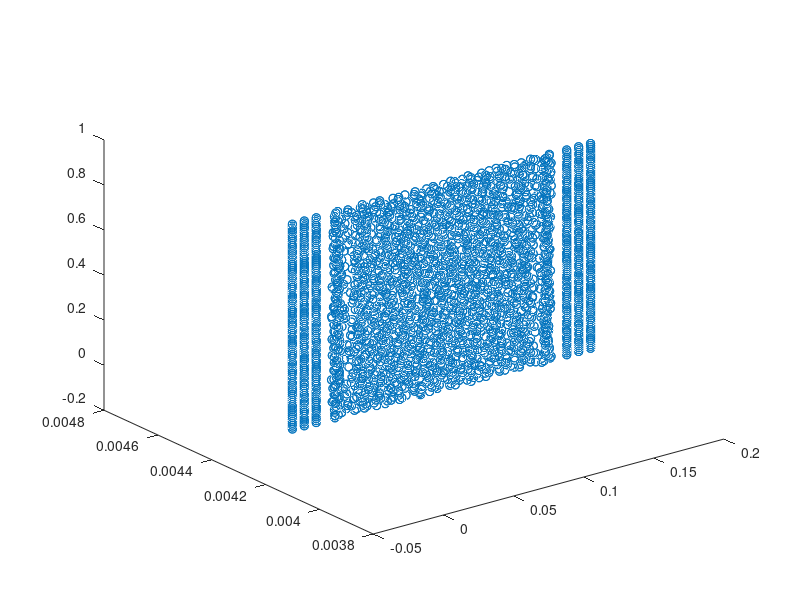

This chart was generated by the following MATLAB code: (Note: this script raises an error after producing the figure.)
clear all; clc; close all;
% Load the data in csv format
data = csvread('channel.csv', 1, 0);
% delete nan density values
data = data(~isnan(data(:, 2)), :);
type_particle = data(:, 1);
density = data(:, 2);
pressure = data(:, 3);
velocity = data(:, 4:6);
domain = data(:, 7);
positions = data(:, 8:10);

Nparticles = length(type_particle);
% sph parameters
dp = 0.0085;
H = sqrt(3) * dp;
mass = 0.000614125;

plot3(positions(:, 1), positions(:, 2), positions(:, 3), 'o');
% compute limits in coordinates
max_x = max(positions(:, 1));
min_x = min(positions(:, 1));
max_y = max(positions(:, 2));
min_y = min(positions(:, 2));
max_z = max(positions(:, 3));
min_z = min(positions(:, 3));

% positons for profile computation
x_samples = 80;
x_grid = linspace(min_x, max_x, x_samples);
y_grid = min_y * ones(1, x_samples); % y is constant (2D)

z_samples = 1;
z_points = linspace(min_z, max_z, z_samples + 4);
z_points = z_points(3:end - 2);

velocity_interp = zeros(x_samples, 3, z_samples);

for j = 1:z_samples % loop over z coordinates along the channel
    zval = z_points(j);
    z_grid = zval * ones(1, x_samples);
    R_grid = [x_grid; y_grid; z_grid]';

    for i = 1:x_samples % loop over all x coordinates across the channel

        for k = 1:Nparticles % loop over all particles

            if type_particle(k) == 1 % fluid particles
                r = norm(R_grid(i, :) - positions(k, :));
                W = kernel(r, H);

                velocity_interp(i, :, j) = velocity_interp(i, :, j) + mass * velocity(k, :) * W / density(k, 1);

            end

        end

    end

end

x_fine = linspace(min_x + 2.5 * dp, max_x - 2.5 * dp, 1000);

for j = 1:z_samples
    umax = max(-velocity_interp(:, 3, j));
    w_a = prof_a(x_fine, umax, [min_x, max_x]);
    figure;
    plot(x_grid, -velocity_interp(:, 3, j), 'k'); hold on;
    plot(x_fine, w_a, 'r--')
    xlabel('x'); ylabel('Velocity z');
    title(['z = ', num2str(z_points(j))]);
    xline(min_x + 2.5 * dp, 'b--');
    xline(max_x - 2.5 * dp, 'b--');
    particle_initial = min_x:dp:max_x;
    plot(particle_initial, zeros(1, length(particle_initial)), 'bo');
end

% figure;
% plot(x_grid, velocity_grid(:, 2), 'k'); xlabel('x'); ylabel('Velocity y');

% figure;
% plot(x_grid, velocity_grid(:, 3), 'k'); xlabel('x'); ylabel('Velocity z');

%%%%%%%%%%%%%%%%%%%%%%%%%%%%%%%%%%%%%%%%%%%%%%%%%%%%%%%%%%%%%%%%%%%%
% analytical velocity profile

function u = prof_a(x, umax, xlims)
    % u =g/(2*nu)*x*(h-x)
    % or umax= g*h^2/(8*nu) and then
    % u = (4umax/h)*x(1-x/h)

    xmin = xlims(1);
    xmax = xlims(2);

    dp = 0.0085;
    x_in_min = xmin + 2.5 * dp;
    x_in_max = xmax - 2.5 * dp;

    g = 9.81;
    % nu = 0.001;
    h = 0.17;
    % w = (g / (2 * nu)) .* x .* (h - x);
    u = zeros(1, length(x));

    u = (4 * umax / h) * x .* (1 - x / h);

end

%%%%%%%%%%%%%%%%%%%%%%%%%%%%%%%%%%%%%%%%%%%%%%%%%%%%%%%%%%%%%%%%%%%%

function W = kernel(r, h)
    % Kernel function
    q = r / h;
    K = 1 / (pi * h ^ 3);
    %K = 10 / (7 * pi * h ^ 2);

    if q < 1
        W = K * (1 - 1.5 * q ^ 2 + 0.75 * q ^ 3);
    elseif q < 2
        W = K * 0.25 * (2 - q) ^ 3;
    else
        W = 0;
    end

end
